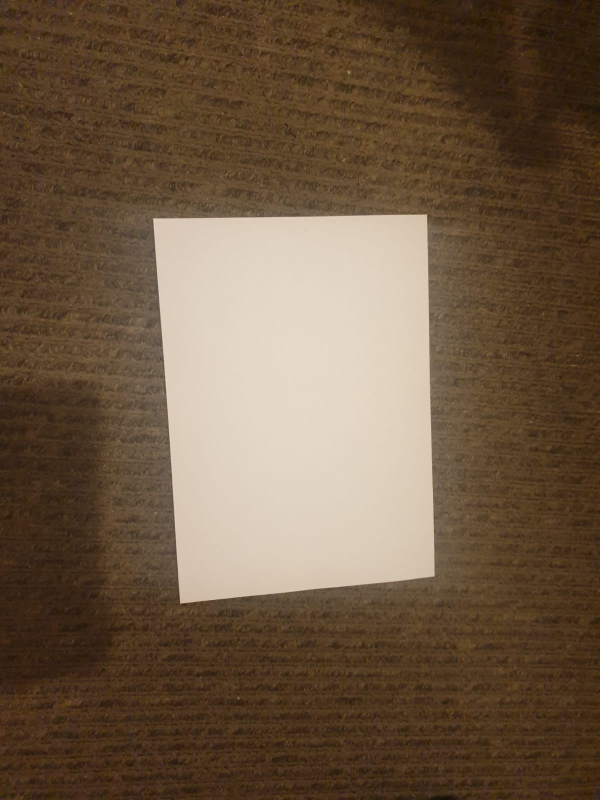
#> input picture assets/images/paper.jpg, 1200 x 1600 px, found by its file name (shown at 1/2 size)
$ python ImageBinarisation.py
#> lines starting #> are read from the running program, lines starting #| are printed output that depends on the picture; after the words box and inside, x2 and y2 are one past the last pixel; in counts of white or black regions, pixels touching at a corner belong together
import numpy as np
import cv2

image = cv2.imread("paper.jpg")
#> image is the input picture: shape (1600, 1200, 3); mean B, G, R 67.6, 89.1, 110
image = cv2.resize(image, (400,600), interpolation = cv2.INTER_AREA)
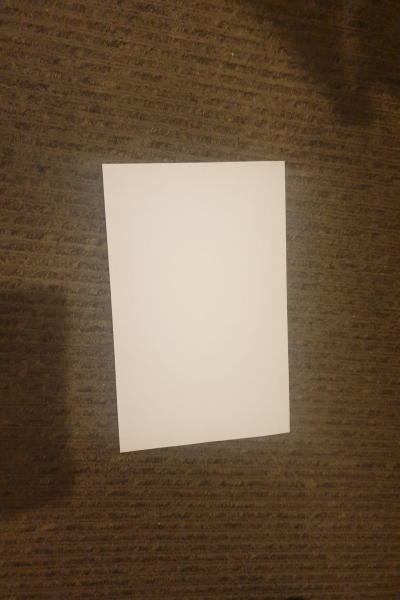
#> image: shape (600, 400, 3); mean B, G, R 67.6, 89.1, 110
# HSV
hsv = cv2.cvtColor(image, cv2.COLOR_BGR2HSV)
#> hsv: shape (600, 400, 3); mean H, S, V 15.3, 123.6, 110
thresh1 = cv2.inRange(hsv,(11,0,180),(25,101,255))
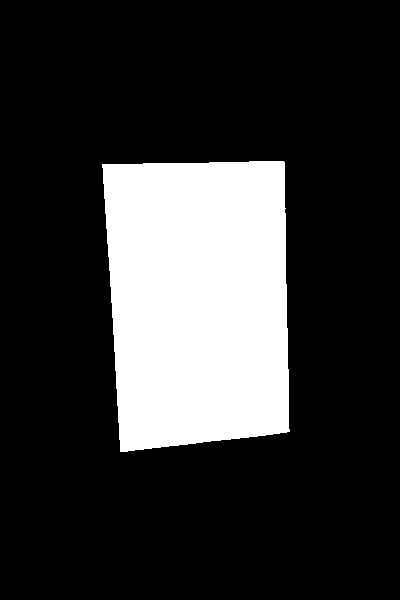
#> thresh1: shape (600, 400); 20.5% white; 1 white region, box (x1, y1, x2, y2) and area: (102, 161, 290, 452) 49220

cv2.imshow("image", image)
cv2.imshow("hsv", hsv)
cv2.imshow("thresh", thresh1)

cv2.waitKey(0)
cv2.destroyAllWindows()
